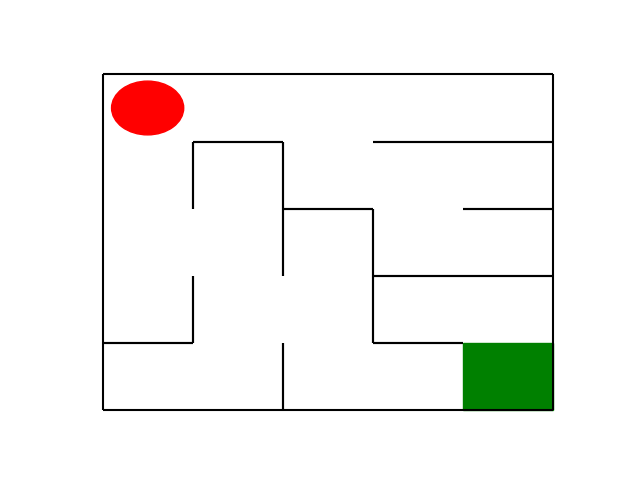
#> input picture Artificial_Intelligence&Machine_Learning/RLRobot_Mase/maze_state.png, 640 x 480 px
$ python Maze.py
#> lines starting #> are read from the running program, lines starting #| are printed output that depends on the picture
import numpy as np
import random
import matplotlib.pyplot as plt
import copy
import cv2

class Maze(object):
    """
    Maze objects have several main attributes:
    - maze_data: wall conditions in every cells are coded as a 4-bit number,
        with a bit value taking 0 if there is a wall and 1 if there is no wall.
        The 1s register corresponds with a square's top edge, 2s register the
        right edge, 4s register the bottom edge, and 8s register the left edge.
    """
    def __init__(self, maze_size=5):
        self.valid_actions = ['u', 'r', 'd', 'l']  # Up, Right, Down, Left
        self.direction_bit_map = {'u': 1, 'r': 2, 'd': 4, 'l': 8}
        self.move_map = {
            'u': (-1, 0),
            'r': (0, +1),
            'd': (+1, 0),
            'l': (0, -1),
        }
        self.start_point = (0, 0)
        self.destination = (maze_size - 1, maze_size - 1)

        self.maze_data = self.generate_maze((maze_size, maze_size))
        self.maze_size = maze_size
        self.robot = {
            'loc': (0, 0),
            'dir': 'd',
        }
        self.reward = {}
        self.set_reward()

        self.path = []
        self.last_last_loc = None
        self.last_loc = None
        self.have_arrived = False

    # [26 lines left out: functions __repr__, is_hit_wall, not called in this run]

    def set_reward(self, reward=None):
        """
        Set rewards for different situations.
        """
        if reward is None:
            self.reward = {
                "hit_wall": -10.,
                "destination": 50.,
                "default": 1,
            }
        else:
            self.reward = reward

    # [73 lines left out: functions move_robot, get_reward, heuristic, not called in this run]

    def sense_robot(self):
        return self.robot['loc']

    # [11 lines left out: functions reset_robot, draw_robot, not called in this run]

    def generate_maze(self, maze_size):
        """
            prim随机迷宫算法
            :param maze_size: 迷宫的宽度，生成迷宫尺寸为 maze_size * maze_size
        """
#> called with maze_size = (11, 11)
        map_shape = maze_size + (4,)
        mark = np.zeros(maze_size, dtype=int)
        maze_data = np.zeros(map_shape, dtype=int)

        mark[self.start_point] = 1
        walls = []

        for i in range(4):  # init the walls
            wall = self.start_point + (i,)
            if maze_data[wall] == 0 and not self.is_edge(wall, maze_size):
                walls.append(wall)

        while len(walls):
            index = random.randint(0, len(walls) - 1)
            wall = walls[index]

            grid_1 = (wall[0], wall[1])
            grid_2 = (0, 0)

            if wall[2] == 0:  # up
                grid_2 = (wall[0] - 1, wall[1])
            elif wall[2] == 1:  # right
                grid_2 = (wall[0], wall[1] + 1)
            elif wall[2] == 2:  # down
                grid_2 = (wall[0] + 1, wall[1])
            elif wall[2] == 3:  # left
                grid_2 = (wall[0], wall[1] - 1)

            if mark[grid_1] == 0 or mark[grid_2] == 0:
                # 打通两面墙
                maze_data[wall] = 1
                maze_data[grid_2 + (wall[2] + 2 if wall[2] +
                                                   2 < 4 else wall[2] - 2,)] = 1
                mark[grid_2] = 1
                # 将该格子的墙加入列表
                for j in range(4):
                    if maze_data[grid_2 + (j,)] == 0 and not self.is_edge(grid_2 + (j,), maze_size):
                        walls.append(grid_2 + (j,))
            else:
                walls.pop(index)
        return maze_data

    def draw_maze(self):
        grid_size = 1
        r, c, w = self.maze_data.shape

        # 设置左上角为坐标原点
        ax = plt.gca()
        ax.xaxis.set_ticks_position('top')
        ax.invert_yaxis()
        plt.axis('off')

        for i in range(r):  # 绘制墙壁
            for j in range(c):
                walls = self.maze_data[i, j]
                start_x = j * grid_size
                start_y = i * grid_size
                # print("(", start_x, start_y, ")", ",", self.maze_data[i, j])
                for z in range(4):
                    if walls[z] == 0:
                        # draw line U:0 R:1 D:2 L:3
                        if z == 0:
                            plt.hlines(start_y, start_x, start_x +
                                       grid_size, color="black")
                        elif z == 1:
                            plt.vlines(start_x + grid_size, start_y,
                                       start_y + grid_size, color="black")
                        elif z == 2:
                            plt.hlines(start_y + grid_size, start_x,
                                       start_x + grid_size, color="black")
                        elif z == 3:
                            plt.vlines(start_x, start_y, start_y +
                                       grid_size, color="black")
        # 绘制出入口
        rect_2 = plt.Rectangle(self.destination, grid_size,
                               grid_size, edgecolor=None, color="green")
        ax.add_patch(rect_2)

    def is_edge(self, wall, shape):
        # 如果为边缘的墙
        if wall[1] == 0 and wall[2] == 3:  # left edge
            return True
        elif wall[0] == 0 and wall[2] == 0:  # up edge
            return True
        elif wall[1] == shape[0] - 1 and wall[2] == 1:  # right edge
            return True
        elif wall[0] == shape[1] - 1 and wall[2] == 2:  # down edge
            return True
        else:
            return False

    # [9 lines left out: function can_move_actions, not called in this run]

    def generate_state_representation(self, filename="maze_state.png"):
        # 创建一个空白画布
        # print("generate_state_representation")
        fig, ax = plt.subplots()
        ax.set_xticks([])
        ax.set_yticks([])

        # 绘制迷宫
        self.draw_maze()

        # 绘制机器人
        x, y = self.robot['loc'][1] + 0.5, self.robot['loc'][0] + 0.5
        ellipse = plt.Circle((x, y), 0.4, color='red')
        ax.add_patch(ellipse)

        # fig.savefig(filename)
        fig.canvas.draw()
        # image = np.array(fig.canvas.renderer.buffer_rgba())
        image = np.frombuffer(fig.canvas.tostring_rgb(), dtype=np.uint8)
        image = image.reshape(fig.canvas.get_width_height()[::-1] + (3,))
        plt.close(fig)
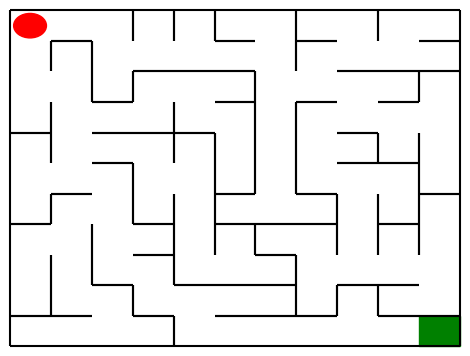
#> figure drawn by matplotlib, 1 panel
        resized_image = cv2.resize(image, (128, 128), interpolation = cv2.INTER_AREA)  # 假设神经网络期望的大小为 128x128

        # 将图像转换为灰度图像
        gray_image = cv2.cvtColor(resized_image, cv2.COLOR_RGBA2GRAY)

        # 将图像值归一化到 [0, 1] 范围
        normalized_image = gray_image / 255.0
        # print(type(normalized_image))
        # 返回处理后的图像
        return normalized_image

    def process_image(self, filename):
        # 读取图像并转换为灰度图像
#> called with filename = 'maze_state.png'
        image = cv2.imread(filename, cv2.IMREAD_GRAYSCALE)
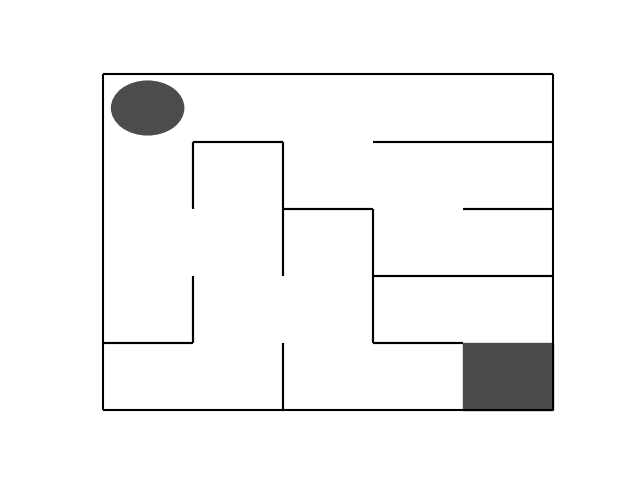
#> image: shape (480, 640); min 0, max 255, mean 244.7

        # 将图像大小调整为神经网络期望的大小
        resized_image = cv2.resize(image, (128, 128))  # 假设神经网络期望的大小为 128x128
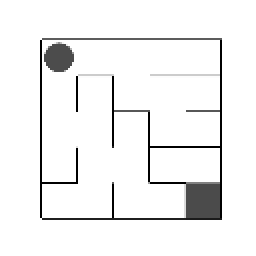
#> resized_image: shape (128, 128) (shown 2 times larger); min 0, max 255, mean 241.3

        # 将图像值归一化到 [0, 1] 范围
        normalized_image = resized_image / 255.0
        cv2.imwrite("processed_image.png", normalized_image * 255.0)
        # 返回处理后的图像

        return normalized_image


if __name__ == "__main__":
    # [8 lines of commented-out code are left out]
    maze = Maze(maze_size=11)
    maze.generate_state_representation(filename="maze_state.png")
    maze.process_image("maze_state.png")

$ run again, with Artificial_Intelligence&Machine_Learning/RLRobot_Mase/state_representation.png copied over Artificial_Intelligence&Machine_Learning/RLRobot_Mase/maze_state.png
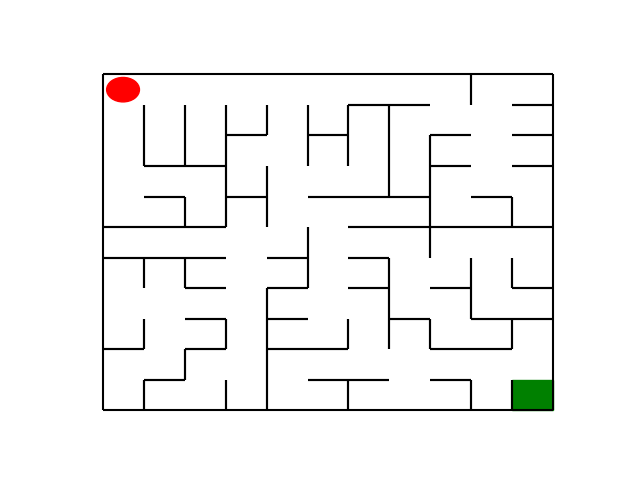
#> input picture Artificial_Intelligence&Machine_Learning/RLRobot_Mase/state_representation.png, 640 x 480 px
#> in process_image, `resized_image = cv2.resize(image, (128, 128))`:
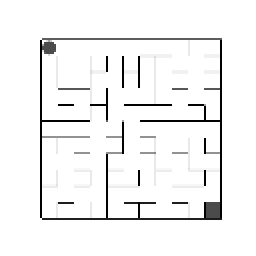
#> resized_image: shape (128, 128) (shown 2 times larger); min 0, max 255, mean 243.2
